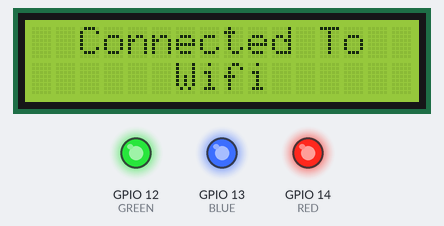
Bench run of a sketch on a simulated ESP8266 (NodeMCU). On the bench: 16×2 character LCD, output pins drawn as LEDs (lit = HIGH). WiFi joins after 1.5 s; servers stay silent unless stated; uploads are accepted with an empty reply; what the sketch prints to the serial monitor is not drawn.

Above: at 1.7 s.
At 2.7 s:
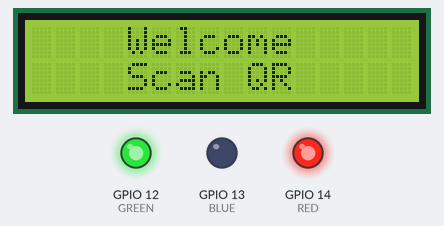
Timing chart, 0 to 4.2 s (numbered marks = the images above):
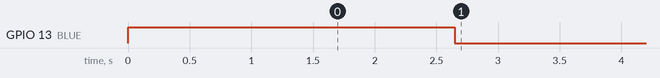

Measured:
- what the display in image 0 shows lasts 1.0 s, from 1.6 s to 2.6 s

The sketch:

nodemcu_code.ino
```cpp
#include <LiquidCrystal_I2C.h>
#include <Wire.h>
#include <ESP8266WiFi.h>
#include <ESP8266WiFiMulti.h>
#include <ESP8266HTTPClient.h>


#define SSID_NAME "YOUR_WIFI_USERNAME"
#define SSID_PASS "YOUR_WIFI_PASSWORD"
#define MACHINE_CODE "machine_01"


int lcdColumns = 16;
int lcdRows = 2;

String lcdFirstLineText = "Initializing";
String lcdSecondLineText = "Wait . . ";

const int RED = 14;
const int GREEN = 12;
const int BLUE = 13;


String serverRoute = "http://instaaidapi.tanmoy.codes/get-order?code=";


// LCD Setup
LiquidCrystal_I2C lcd(0x3F, lcdColumns, lcdRows);
// WIFI Setup
ESP8266WiFiMulti WiFiMulti;


HTTPClient http;
WiFiClient client;


void setup() {
  Serial.begin(9600);
  pinMode(RED, OUTPUT);
  pinMode(GREEN, OUTPUT);
  pinMode(BLUE, OUTPUT);
  noStateLED();

  lcd.init();
  lcd.backlight();
  refreshLcdScreen();

  // Connect to WIFI
  if (WiFi.getMode() & WIFI_AP) WiFi.softAPdisconnect(true);
  WiFiMulti.addAP(SSID_NAME, SSID_PASS);

  lcdFirstLineText = "Connecting To";
  lcdSecondLineText = "Wifi";
  refreshLcdScreen();

  while (WiFiMulti.run() != WL_CONNECTED)
  {
    idealStateLED();
    delay(40);
    noStateLED();
    delay(40);
  }

  lcdFirstLineText = "Connected To";
  lcdSecondLineText = "Wifi";
  refreshLcdScreen();
  delay(1000);

  lcdFirstLineText = "Welcome";
  lcdSecondLineText = "Scan QR";
  refreshLcdScreen();
  idealStateLED();
}

void loop() {

  String serverPath = serverRoute+MACHINE_CODE;

  // Your Domain name with URL path or IP address with path
  http.begin(client, serverPath.c_str());

  // Send HTTP GET request
  int httpResponseCode = http.GET();

  if (httpResponseCode > 0) {
    String payload = http.getString();
    if(payload != ""){
        int i = payload.indexOf("-");
        String orderType = payload.substring(0,1);
        String orderId = payload.substring(1, i);
        Serial.println(orderId);
        String count = payload.substring(i+1);
        int count_int = count.toInt();
        lcdFirstLineText = "Order received";
        if(orderType == "1"){
          lcdSecondLineText = count+" condoms";
        }else if(orderType == "2"){
          lcdSecondLineText = count+" pads";
        }else{
          lcdSecondLineText = "- - -";
        }

        refreshLcdScreen();
        successStateLED();
        delay(5000);
        lcdFirstLineText = "Dispensing";
        if(orderType == "1"){
          lcdSecondLineText = count+" condoms";
        }else if(orderType == "2"){
          lcdSecondLineText = count+" pads";
        }else{
          lcdSecondLineText = "- - -";
        }
        refreshLcdScreen();
        denyStateLED();
        delay(5000);
        lcdFirstLineText = "Welcome";
        lcdSecondLineText = "Scan QR";
        refreshLcdScreen();
        idealStateLED();
    }
    delay(500);
  }
  else {
    Serial.print("Error code: ");
    Serial.println(httpResponseCode);
  }
  // Free resources
  http.end();
}


// CORE Functions
void denyStateLED() {
  analogWrite(RED, 0);
  analogWrite(GREEN, 255);
  analogWrite(BLUE, 255);
}

void successStateLED() {
  analogWrite(RED, 255);
  analogWrite(GREEN, 0);
  analogWrite(BLUE, 255);
}

void idealStateLED() {
  analogWrite(RED, 255);
  analogWrite(GREEN, 255);
  analogWrite(BLUE, 0);
}

void noStateLED() {
  analogWrite(RED, 255);
  analogWrite(GREEN, 255);
  analogWrite(BLUE, 255);
}

//Refresh LCD Scre
void refreshLcdScreen() {
  lcd.clear();
  Serial.println(lcdFirstLineText.length());
  lcd.setCursor(calulateOffset(lcdFirstLineText), 0);
  lcd.print(lcdFirstLineText);
  lcd.setCursor(calulateOffset(lcdSecondLineText), 1);
  lcd.print(lcdSecondLineText);
}

// Offset to make text center
int calulateOffset(String text) {
  int freePixels = lcdColumns - text.length();
  int offset = freePixels / 2;
  if (offset < 0 || offset == 16 || offset == 15) {
    return 0;
  }
  return offset;
}
```
